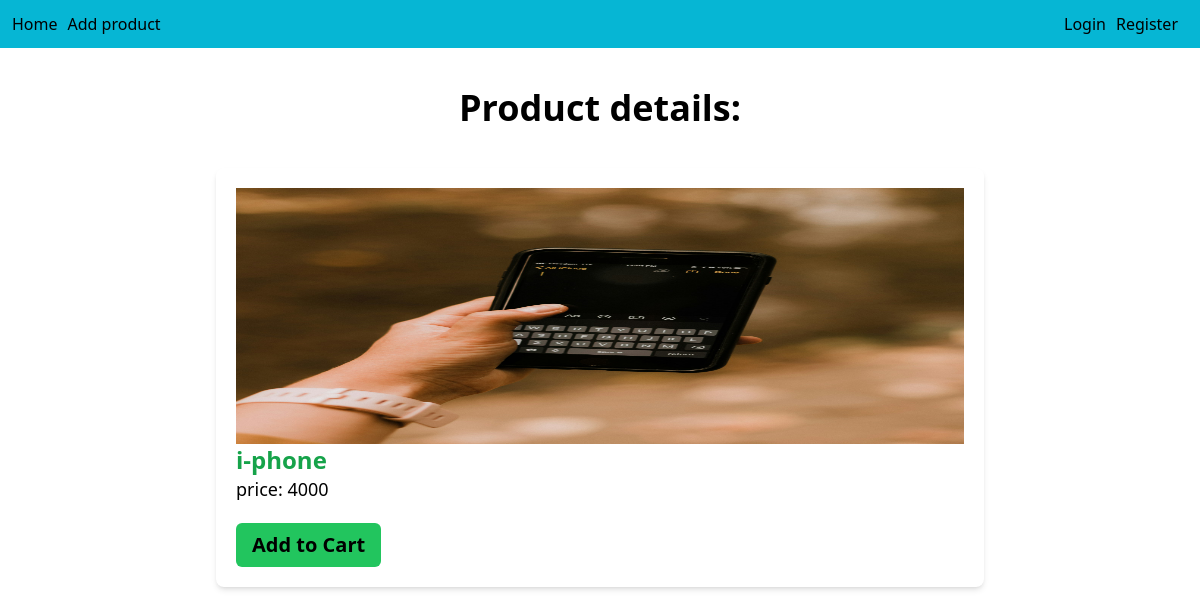
Page /productDetails/4 on the committed database.
### main/models.py (models this page shows)
class Product(models.Model):
    name=models.CharField(max_length=100)
    price=models.IntegerField()
    quantity=models.IntegerField()
    image=models.FileField(upload_to='uploads/',null=True)

### main/views.py (the view)
# urls.py: path('productDetails/<int:id>', views.product_details, name='product_details'),
def product_details(request,id):
    product=Product.objects.get(id=id)
    context={
        'product':product
    }
    return render(request,'main/product_details.html',context)

### main/templates/main/product_details.html (shortened to what this page needs)
<!DOCTYPE html>
<html lang="en">
<head>
    <script src="https://cdn.tailwindcss.com"></script>
</head>
<body>
  <div class="">
    {% include "main/menu.html" %}
    <h2 class="text-center font-bold text-4xl mt-10">Product details:</h2>
    <div class="max-w-3xl p-5 bg-white shadow-md mt-10 rounded-lg mx-auto">
        <img src="{{product.image.url}}" alt="product.name" class="w-full h-64">
        <div class="mt-1o">
            <h1 class="text-2xl text-green-600 font-semibold">{{product.name}}</h1>
            <p class="text-[18px] font-medium">price: {{product.price}}</p>
            <button onclick="handleAddToCart({{ product.id }})" class="bg-green-500 px-4 py-2 mt-5 rounded-md font-semibold text-xl">Add to Cart</button>
        </div>
    </div>
  </div>
</body>
</html>

### rows in the picture
Product: image (picture), name "i-phone", price "4000"
